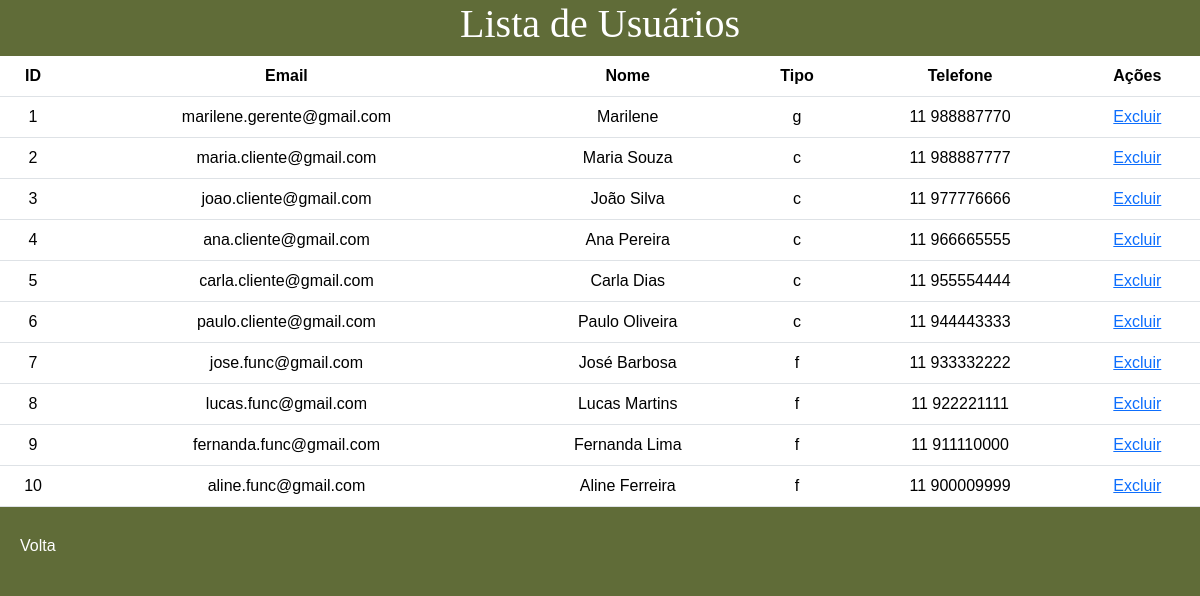
Before: /listarUsuarios.php (signed in) with the older database file.
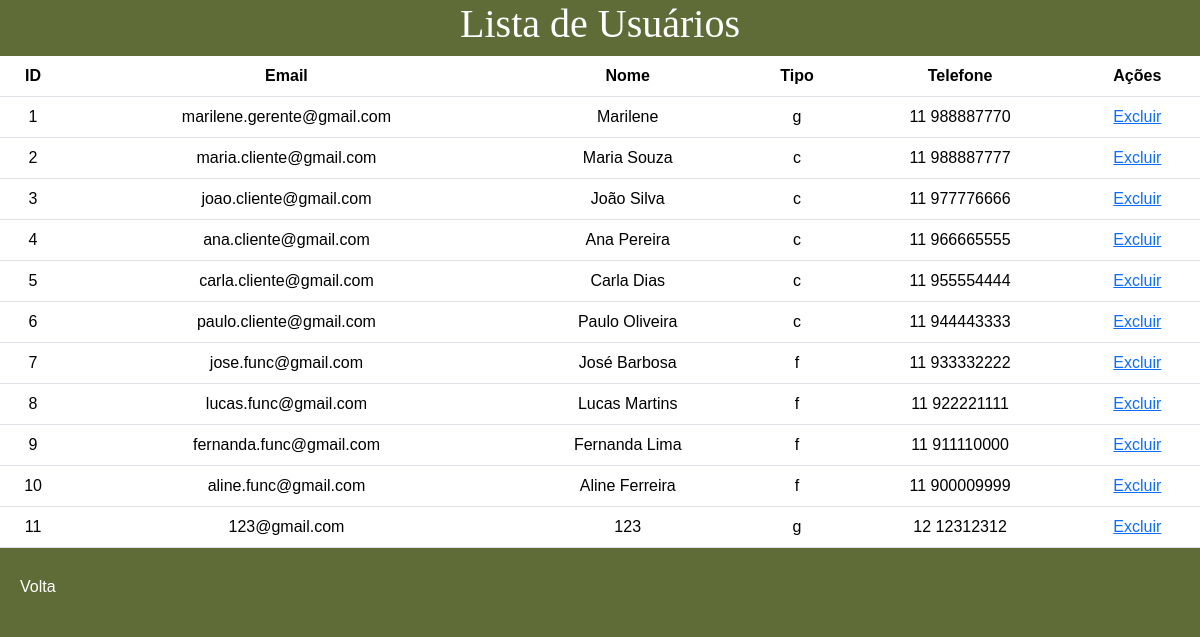
After: the same page with the newer database file.
### tables this page shows
CREATE TABLE IF NOT EXISTS `tb_usuario` (
  `idusuario` INT NOT NULL AUTO_INCREMENT,
  `email` VARCHAR(120) NOT NULL,
  `senha` VARCHAR(200) NOT NULL,
  `tipo` CHAR(1) NOT NULL,
  `nome` VARCHAR(45) NOT NULL,
  `telefone` VARCHAR(45) NULL,
  PRIMARY KEY (`idusuario`)
);

### codigo/funcoes.php (called while the page is built, shortened)
<?php
function listarUsuario($conexao) {
    $sql = "SELECT * FROM tb_usuario";
    $comando = mysqli_prepare($conexao, $sql);
    mysqli_stmt_execute($comando);
    $resultados = mysqli_stmt_get_result($comando);
    $lista_usuario = [];
    while ($usuario = mysqli_fetch_assoc($resultados)) {
        $lista_usuario[] = $usuario;
    }
    return $lista_usuario;
};

### public/listarUsuarios.php (the view, shortened to what this page needs)
<!DOCTYPE html>
<html lang="en">
<head>
    <link rel="stylesheet" href="css/style.css">
    <link href="https://cdn.jsdelivr.net/npm/bootstrap@5.3.2/dist/css/bootstrap.min.css" rel="stylesheet">
</head>
<body class="fundo-verde">
    <h1 class="listarU">Lista de Usuários</h1>
    <?php
    require_once "../codigo/conexao.php";
    require_once "../codigo/funcoes.php";
    $lista_usuario = listarUsuario($conexao);
    if (count($lista_usuario) == 0) {
        echo "Não existem usuários cadastrados.";
    } else {
    ?>
        <div class="table">
            <table class="table">
                <thead class="text-center" id="">
                    <tr>
                        <th scope="col">ID</th>
                        <th scope="col">Email</th>
                        <th scope="col">Nome</th>
                        <th scope="col">Tipo</th>
                        <th scope="col">Telefone</th>
                        <th scope="col">Ações</th>
                    </tr>
                </thead>
                <tbody class="text-center">
                    <?php
                    foreach ($lista_usuario as $usuario) {
                        $id = $usuario['idusuario'];
                        $email = $usuario['email'];
                        $nome = $usuario['nome'];
                        $tipo = $usuario['tipo'];
                        $telefone = $usuario['telefone'];
                        echo "<tr>";
                        echo "<td>$id</td>";
                        echo "<td>$email</td>";
                        echo "<td>$nome</td>";
                        echo "<td>$tipo</td>";
                        echo "<td>$telefone</td>";
                        echo "<td><a href='../codigo/deletarUsuario.php?id=$id'>Excluir</a></td>";
                        echo "</tr>";
                    }
                    ?>
                </tbody>
            </table>
        </div>
    <?php
    }
    ?>
    <button type="submit"> <a class="linkBranco" href="servicos.php">Volta</a></button>
</body>
</html>

Changed rows visible on the page:
added tb_usuario: idusuario "11", email "123@gmail.com", nome "123", tipo "g", telefone "12 12312312"
